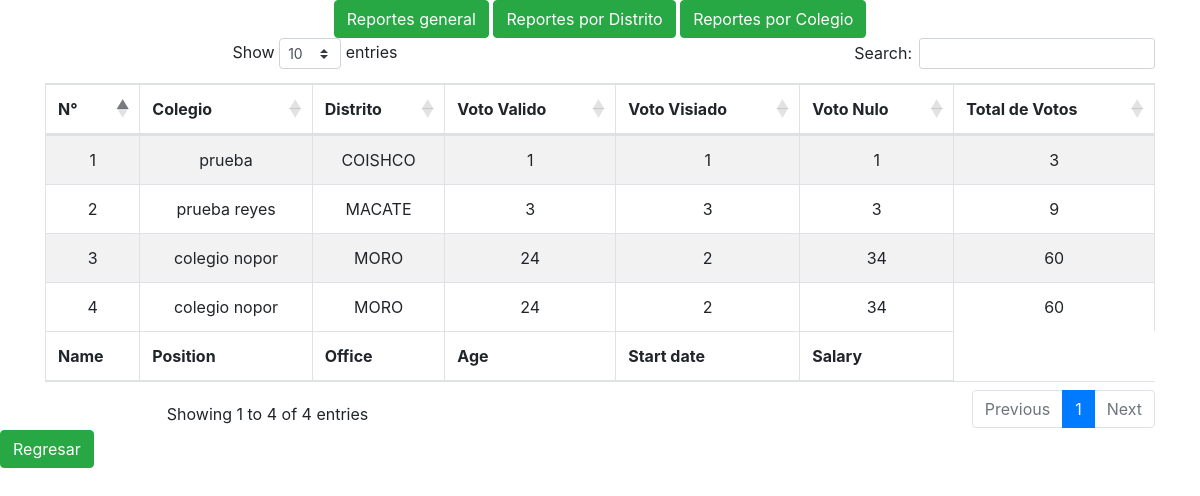
The app's page /index.php/votos/reportes with its own data.
### tables this page shows
CREATE TABLE `votos` (
  `id_votos` int(11) NOT NULL,
  `voto_nulos` int(11) DEFAULT NULL,
  `voto_visiados` int(11) DEFAULT NULL,
  `voto_validos` int(11) DEFAULT NULL,
  `total_votos` int(11) DEFAULT NULL,
  `id_local_votacion` int(11) NOT NULL,
  `created_at` timestamp NULL DEFAULT current_timestamp(),
  `updated_at` timestamp NULL DEFAULT current_timestamp()
);

CREATE TABLE `local_votacion` (
  `id_loca` int(11) NOT NULL,
  `nombre_local` longtext DEFAULT NULL,
  `distrito` varchar(100) DEFAULT NULL,
  `grupo_votacion` varchar(255) DEFAULT NULL,
  `created_at` timestamp NULL DEFAULT current_timestamp(),
  `updated_at` timestamp NULL DEFAULT current_timestamp()
);

### application/controllers/Votos.php (called while the page is built, shortened)
<?php
class Votos extends CI_Controller {
	public function __construct()
    {
        $this->load->model("M_votos");
    }
	public function reportes()
    {
		$data_reportes["from"] = "votos v";
		$data_reportes["join"] = $this->db->join('local_votacion lv', 'lv.id_loca = v.id_local_votacion');
		$data_reporte["data_reporte"] = $this->M_votos->get_data($data_reportes);
		$this->load->view('reporte',$data_reporte);
    }
}

### index.php (called while the page is built, shortened)
<?php
require_once BASEPATH.'core/CodeIgniter.php';

### application/models/M_votos.php (called while the page is built, shortened)
<?php  if ( ! defined('BASEPATH')) exit('No direct script access allowed');
class M_votos extends CI_Model {
    public function get_data($data)
    {
        $this->db->select("*");
        $this->db->from($data['from']);
        $resultado = $this->db->get();
        return $resultado->result();
    }
}

### application/views/reporte.php (the view, shortened to what this page needs)
<!DOCTYPE html>
<html lang="en">
<head>
	<link rel="stylesheet" href="https://cdnjs.cloudflare.com/ajax/libs/twitter-bootstrap/4.5.2/css/bootstrap.css">
	<link rel="stylesheet" href="https://cdn.datatables.net/1.12.1/css/dataTables.bootstrap4.min.css">
</head>
<body>
<div class="container text-center">
<a class="btn btn-success" href="/votacion/index.php/votos/reportes">Reportes general</a>
<a class="btn btn-success" href="/votacion/index.php/votos/reportes_distrito">Reportes por Distrito</a>
<a class="btn btn-success" href="/votacion/index.php/votos/reportes_colegio">Reportes por Colegio</a>
<table id="example" class="table table-striped table-bordered" style="width:100%">
        <thead>
            <tr>
                <th>N°</th>
                <th>Colegio</th>
                <th>Distrito</th>
                <th>Voto Valido</th>
                <th>Voto Visiado</th>
                <th>Voto Nulo</th>
                <th>Total de Votos</th>
            </tr>
        </thead>
        <tbody>
		<?php $c = 0 ; foreach ($data_reporte as $reporte) {?>
            <tr>
                <td><?php echo $c+1  ?> </td>
                <td><?php echo $reporte->nombre_local  ?> </td>
                <td><?php echo $reporte->distrito ?> </td>
                <td><?php echo $reporte->voto_validos  ?> </td>
                <td><?php echo $reporte->voto_visiados  ?> </td>
                <td><?php echo $reporte->voto_nulos ?> </td>
                <td><?php echo $reporte->total_votos  ?> </td>
            </tr>
		<?php $c++; }?>
        </tbody>
        <tfoot>
            <tr>
                <th>Name</th>
                <th>Position</th>
                <th>Office</th>
                <th>Age</th>
                <th>Start date</th>
                <th>Salary</th>
            </tr>
        </tfoot>
    </table>
	</div>
    <a class="btn btn-success" href="/votacion/index.php">Regresar</a>
</body>
</html>

### records on screen
votos: id_local_votacion.nombre_local "prueba", id_local_votacion.distrito "COISHCO", voto_validos "1", voto_visiados "1", voto_nulos "1", total_votos "3"
votos: id_local_votacion.nombre_local "prueba reyes", id_local_votacion.distrito "MACATE", voto_validos "3", voto_visiados "3", voto_nulos "3", total_votos "9"
votos: id_local_votacion.nombre_local "colegio nopor", id_local_votacion.distrito "MORO", voto_validos "24", voto_visiados "2", voto_nulos "34", total_votos "60"
votos: id_local_votacion.nombre_local "colegio nopor", id_local_votacion.distrito "MORO", voto_validos "24", voto_visiados "2", voto_nulos "34", total_votos "60"
